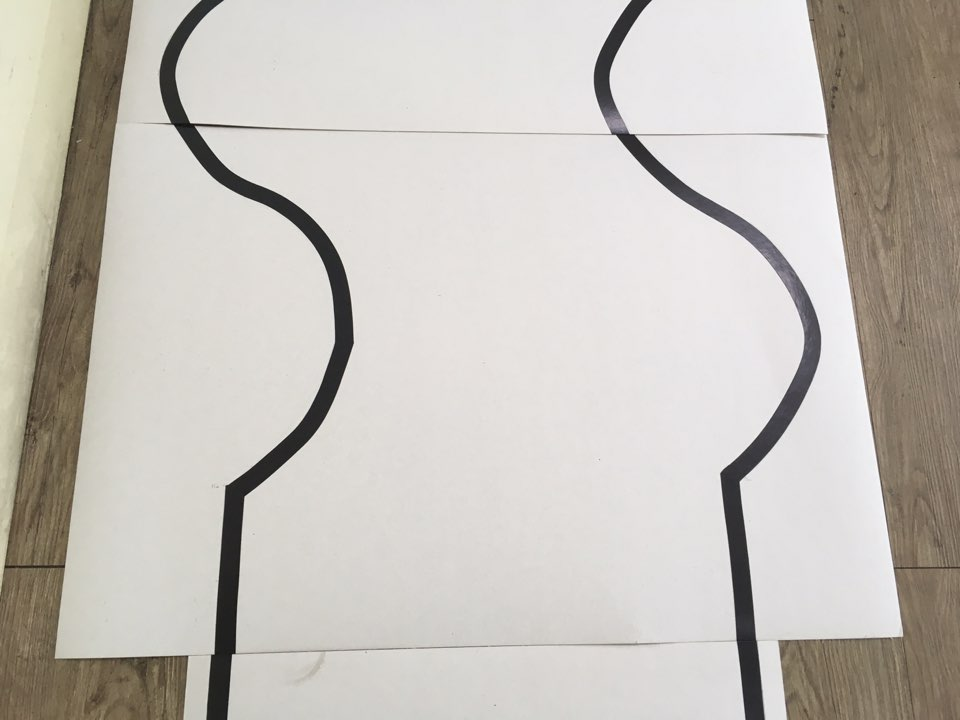
//> input picture test3/Line2.jpg, 960 x 720 px
$ ./Combination   (built with g++ and OpenCV 4)
//> lines starting //> are read from the running program, lines starting //| are printed output that depends on the picture; after the words box and inside, x2 and y2 are one past the last pixel; in counts of white or black regions, pixels touching at a corner belong together

#include <opencv/cv.hpp>				// 헤더파일 불러오기
#include <opencv2/highgui.hpp>

using namespace cv;
using namespace std;

int main()
{
	IplImage * srcImage;

	uchar *data;
	int i, j;
	int height, width;

	srcImage = cvLoadImage("Line2.jpg", 0);
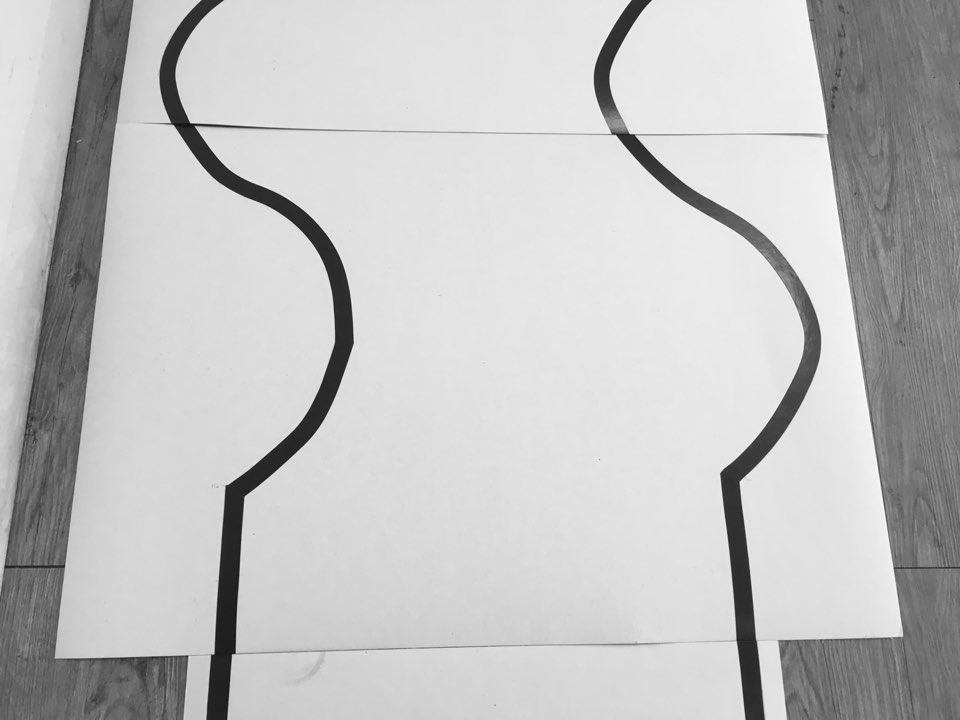
//> srcImage: 720 rows x 960 cols, CV_8UC1; min 16, max 255, mean 193.1

	height = srcImage->height;
//> height = 720
	width = srcImage->width;
//> width = 960
	data = (uchar *)srcImage->imageData;

	printf("Origianl fixel : height = %3d width = %3d \n", height, width);
//| Origianl fixel : height = 720 width = 960

	cvNamedWindow("Original pic", CV_WINDOW_AUTOSIZE);
	cvShowImage("Original pic", srcImage);

	// Fixel decrease Code //

	IplImage * decreasedImage = cvCreateImage(cvSize(300, 200), IPL_DEPTH_8U, 1);

	cvResize(srcImage, decreasedImage, CV_INTER_LINEAR); // 입력영상 srcImage를 128X128 크기의 출력영상 dstImage128로 CV_INTER_LINEAR 보간하여 크기를 변경
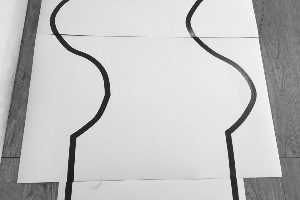
//> decreasedImage: 200 rows x 300 cols, CV_8UC1; min 21, max 250, mean 193.1

	printf("Revised fixel : height = %3d width = %3d\n", height, width);
//| Revised fixel : height = 720 width = 960

	cvNamedWindow("Revised pic", CV_WINDOW_AUTOSIZE);
	cvShowImage("Revised pic", decreasedImage);

	// Line inspection Code //

	for (i = 0;i < height;i++)
	{
		for (j = 0;j < width;j++)
		{
			if (data[i*width + j] > 60)
			{
				data[i*width + j] = 255;
			}

			else
			{
				data[i*width + j] = 0;
			}
		}
	}
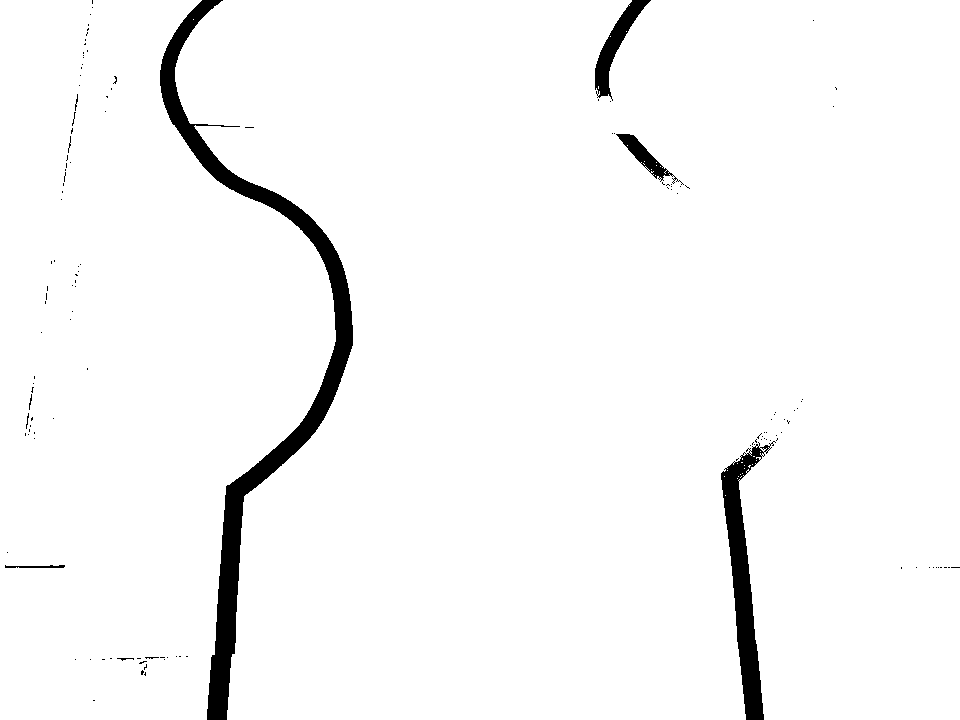
//> srcImage: 720 rows x 960 cols, CV_8UC1; 96.8% white; 137 black regions (129 under 20 px), largest, box (x1, y1, x2, y2) and area: (160, 0, 353, 720) 14408, (721, 441, 776, 720) 4931, (595, 0, 651, 101) 1515

	// Edge inspection Code //

	IplImage * edgeImage = cvCreateImage(cvGetSize(decreasedImage), IPL_DEPTH_8U, 1);

	cvCanny(decreasedImage, edgeImage, 600, 750, 3);
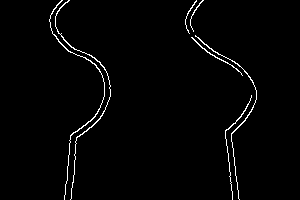
//> edgeImage: 200 rows x 300 cols, CV_8UC1; 1.8% white in thin lines or dots, all inside (x1, y1, x2, y2) = (49, 0, 257, 200)

	height = edgeImage->height;
//> height = 200
	width = edgeImage->width;
//> width = 300
	data = (uchar *)edgeImage->imageData;

	int firstdot, lastdot, middledot;

	for (i = 0;i < height;i++)
	{
		for (j = 0;j < width;j++)
		{
			if (data[i*width + j] == 255)
			{
				firstdot = i*width + j ;
				break;
			}
		}

		for (j = width;j > 0;j--)
		{
			if (data[i*width + j] == 255)
			{
				lastdot = i*width + j;
				break;
			}
		}

		middledot = (firstdot + lastdot) / 2;
		data[middledot] = 255;
		printf("%8d %8d %8d\n", firstdot, lastdot, middledot);
	}
//> this loop made 200 passes
//> (firstdot, lastdot, middledot) on passes 1 to 3: (61, 203, 132), (360, 502, 431), (659, 801, 730)
//|       61      203      132
//|      360      502      431
//|      659      801      730
//|      958     1100     1029
//|     1257     1399     1328
//|     1556     1699     1627
//|     1856     1998     1927
//|     2155     2297     2226
//> (output is shown up to pass 8 of 200)
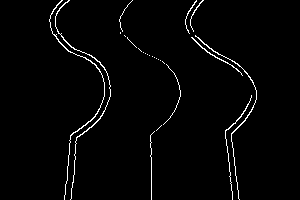
//> edgeImage: 200 rows x 300 cols, CV_8UC1; 2.2% white in thin lines or dots, all inside (x1, y1, x2, y2) = (49, 0, 257, 200)
//> after the loop, firstdot = 59764; lastdot = 59939

	cvNamedWindow("Edge pic", CV_WINDOW_AUTOSIZE);
	cvShowImage("Edge pic", edgeImage);

	cvWaitKey(0);
	cvDestroyAllWindows();

	cvReleaseImage(&srcImage);
	cvReleaseImage(&decreasedImage);
	cvReleaseImage(&edgeImage);

	return 0;
}

$ run again, with test3/Line1.jpg copied over test3/Line2.jpg
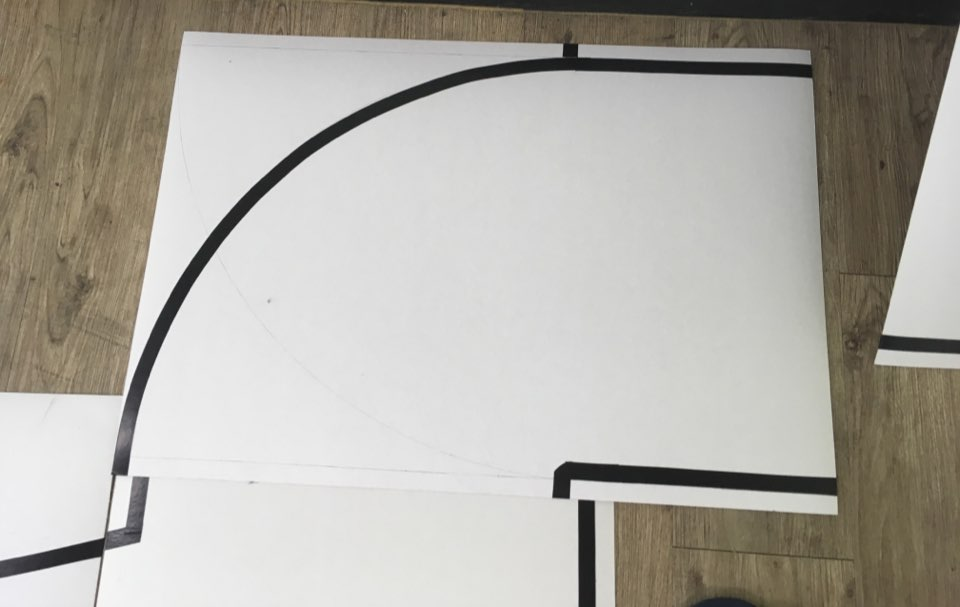
//> input picture test3/Line1.jpg, 960 x 607 px
//| Origianl fixel : height = 607 width = 960
//| Revised fixel : height = 607 width = 960
//> after the loop `for (i = 0;i < height;i++)`:
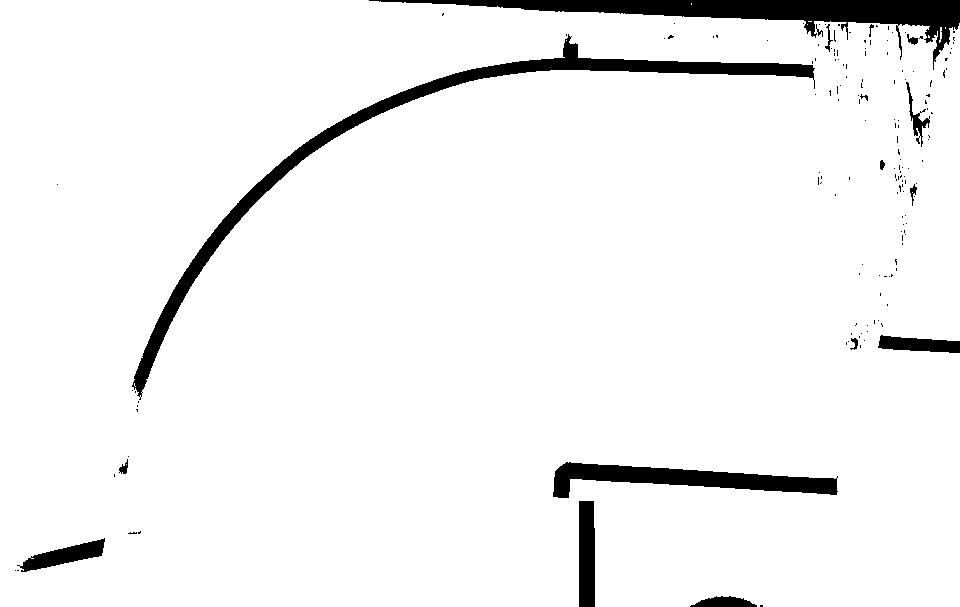
//> srcImage: 607 rows x 960 cols, CV_8UC1; 94.8% white; 160 black regions (143 under 20 px), largest, box (x1, y1, x2, y2) and area: (132, 34, 815, 400) 10321, (369, 0, 960, 70) 9379, (553, 462, 838, 498) 4726
//> the loop `for (i = 0;i < height;i++)` made 200 passes
//> (firstdot, lastdot, middledot) on passes 1 to 3: (0, 0, 0), (0, 0, 0), (0, 0, 0)
//> (printed output is left out)
//> after the loop `for (i = 0;i < height;i++)`:
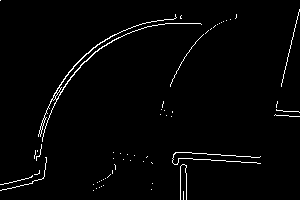
//> edgeImage: 200 rows x 300 cols, CV_8UC1; 2% white in thin lines or dots
//> after the loop `for (i = 0;i < height;i++)`: firstdot = 59880; lastdot = 59886

$ run again, with test3/Line.jpg copied over test3/Line2.jpg
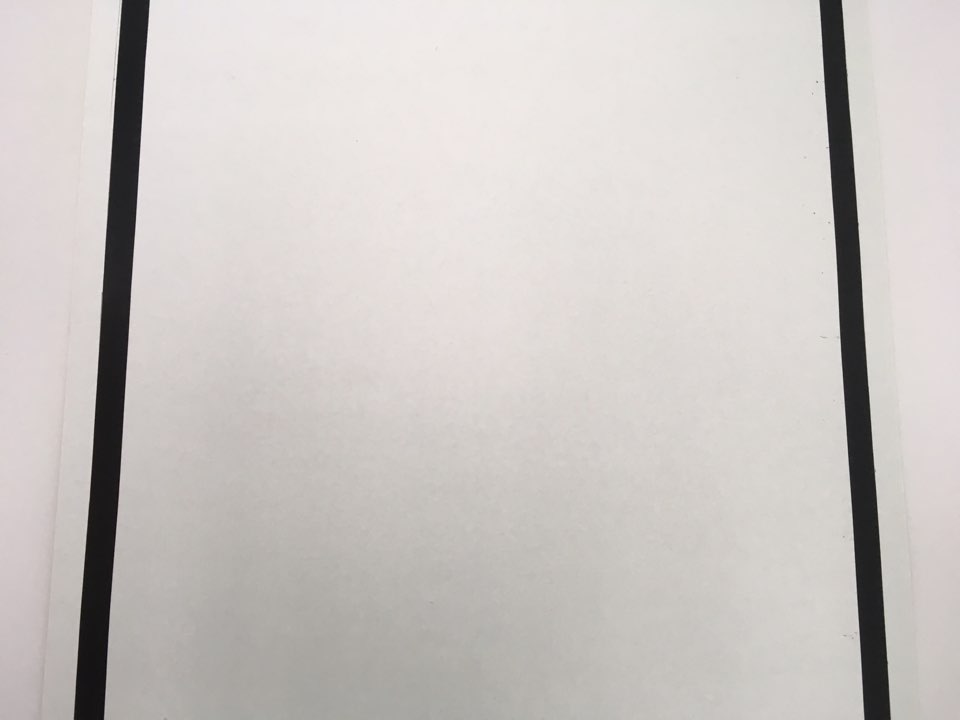
//> input picture test3/Line.jpg, 960 x 720 px
//| Origianl fixel : height = 720 width = 960
//| Revised fixel : height = 720 width = 960
//> after the loop `for (i = 0;i < height;i++)`:
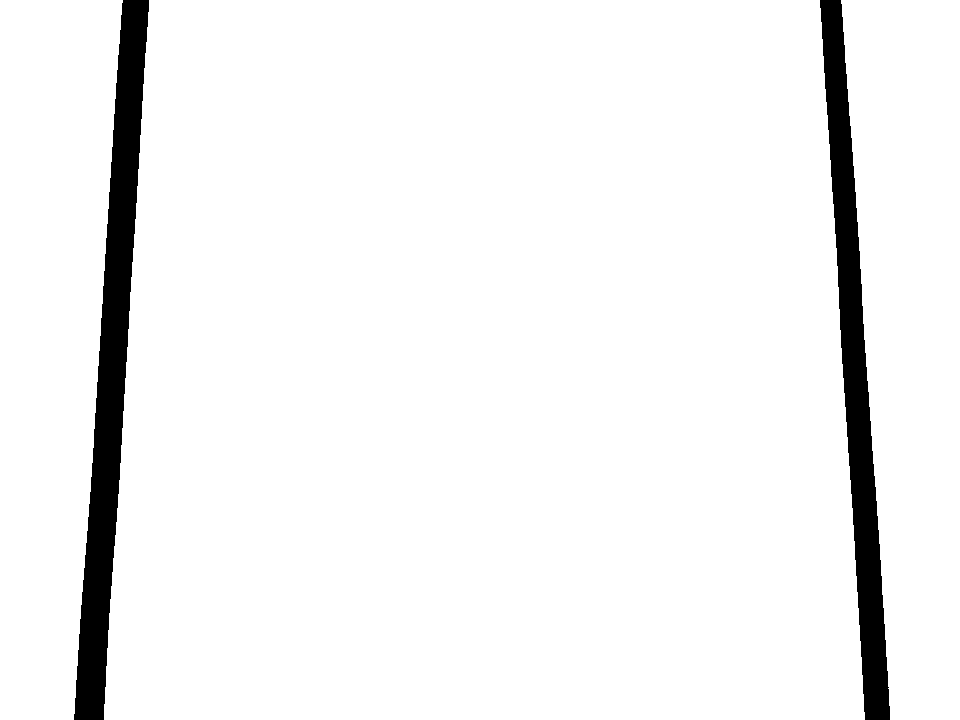
//> srcImage: 720 rows x 960 cols, CV_8UC1; 94.6% white; 2 black regions, box (x1, y1, x2, y2) and area: (74, 0, 149, 720) 20063, (820, 0, 890, 720) 16973
//> the loop `for (i = 0;i < height;i++)` made 200 passes
//> (firstdot, lastdot, middledot) on passes 1 to 3: (37, 263, 150), (337, 563, 450), (637, 863, 750)
//> (printed output is left out)
//> after the loop `for (i = 0;i < height;i++)`:
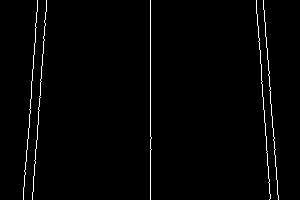
//> edgeImage: 200 rows x 300 cols, CV_8UC1; 1.7% white in thin lines or dots, all inside (x1, y1, x2, y2) = (23, 0, 279, 200)
//> after the loop `for (i = 0;i < height;i++)`: firstdot = 59723; lastdot = 59978
